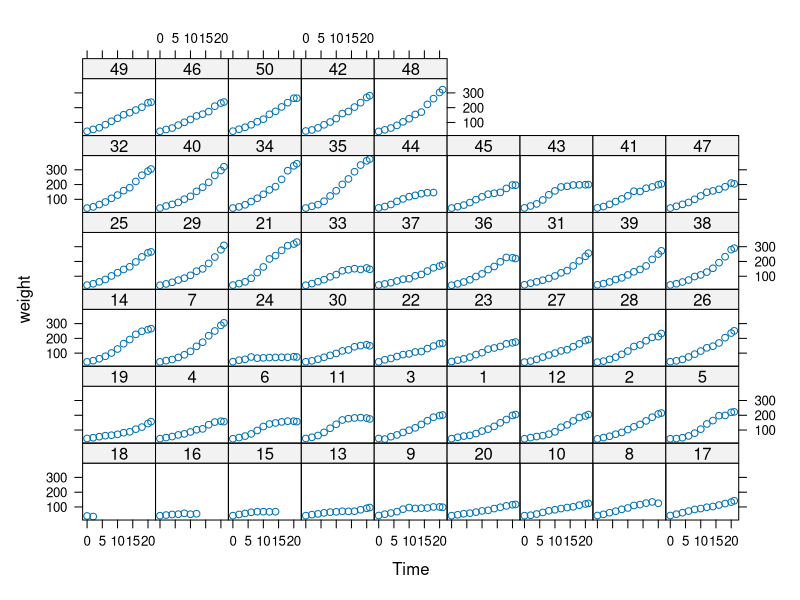

Write R code to recreate this figure. (Note: this script raises an error after producing the figure.)
## ---- chunk 1
data(ChickWeight)
## ---- chunk 2
print(lattice::xyplot(weight~Time|Chick, data=ChickWeight))
## ---- chunk 3
prior.m4a.1<-list(R=list(V=1e-7, nu=-2), G=list(G1=list(V=1, nu=1)))  
m4a.1<-MCMCglmm(weight~Diet+poly(Time,2,raw=TRUE), random=~Chick, data=ChickWeight, verbose=FALSE, pr=TRUE, prior=prior.m4a.1, saveX=TRUE, saveZ=TRUE)
## ---- chunk 4
pop.int<-posterior.mode(m4a.1$Sol[,1])
pop.slope<-posterior.mode(m4a.1$Sol[,5])
pop.quad<-posterior.mode(m4a.1$Sol[,6])
chick.int<-posterior.mode(m4a.1$Sol[,c(7:56)])
## ---- chunk 5
pos.time<-seq(0,21,length=100)
plot(pop.int+pop.slope*I(pos.time^1)+pop.quad*I(pos.time^2)~pos.time, type="l", lwd=2, ylim=c(-25,400))
for(i in 1:50){
lines(pop.int+chick.int[i]+pop.slope*I(pos.time^1)+pop.quad*I(pos.time^2)~pos.time, col="red", lty=2)
}
## ---- chunk 6
W.1<-cbind(m4a.1$X, m4a.1$Z) 
prediction.1<-W.1%*%posterior.mode(m4a.1$Sol)
print(lattice::xyplot(weight+prediction.1@x~Time|Chick, data=ChickWeight))
## ---- chunk 7
prior.m4a.2<-list(R=list(V=1e-7, nu=-2), G=list(G1=list(V=diag(2), nu=2))) # non-informative prior for the (co)variances
m4a.2<-MCMCglmm(weight~Diet+poly(Time,2, raw=TRUE), random=~us(1+Time):Chick, data=ChickWeight, verbose=FALSE, pr=TRUE, prior=prior.m4a.2, saveX=TRUE, saveZ=TRUE)
## ---- chunk 8
int.slope.cor<-m4a.2$VCV[,2]/sqrt(m4a.2$VCV[,1]*m4a.2$VCV[,4])
posterior.mode(int.slope.cor)
## ---- chunk 9
autocorr(int.slope.cor)
## ---- chunk 10
print(lattice::xyplot(weight+predict(m4a.2, marginal=NULL)~Time|Chick, data=ChickWeight))
## ---- chunk 11
prior.m4a.3<-list(R=list(V=1, nu=0.002), G=list(G1=list(V=diag(3), nu=3)))  # non-informative prior for the (co)variances
m4a.3<-MCMCglmm(weight~Diet+poly(Time,2,raw=TRUE), random=~us(1+poly(Time,2,raw=TRUE)):Chick, data=ChickWeight, verbose=FALSE, pr=TRUE, prior=prior.m4a.3, saveX=TRUE, saveZ=TRUE)
## ---- chunk 12
print(lattice::xyplot(weight+predict(m4a.3, marginal=NULL)~Time|Chick, data=ChickWeight))
## ---- chunk 13
m4a.1$DIC
m4a.2$DIC
m4a.3$DIC
## ---- chunk 14
library(lme4, warn.conflicts=FALSE)
m5a.1.REML<-lmer(weight~Diet+poly(Time,2, raw=TRUE)+(1|Chick), data=ChickWeight)
AIC(m5a.1.REML)
m5a.2.REML<-lmer(weight~Diet+poly(Time,2, raw=TRUE)+(poly(Time,1,raw=TRUE)|Chick), data=ChickWeight)
AIC(m5a.2.REML)
m5a.3.REML<-lmer(weight~Diet+poly(Time,2, raw=TRUE)+(poly(Time,2,raw=TRUE)|Chick), data=ChickWeight)
AIC(m5a.3.REML)
detach(package:lme4) # causes conflicts with coda
## ---- chunk 15
slope<-rnorm(30)
plot(0, type="n", xlim=c(-1,1), ylim=c(-3,3), ylab="y", xlab="Time")
for(i in 1:30){
lines(c(-1,1), c(-slope[i], slope[i]))
}
## ---- chunk 16
pos.time<-seq(0,21,length=100)
polynomial<-cbind(rep(1,100), poly(pos.time, 2, raw=TRUE))

beta.1<-c(posterior.mode(m4a.1$Sol[,1]),posterior.mode(m4a.1$Sol[,5]),posterior.mode(m4a.1$Sol[,6]))
beta.2<-c(posterior.mode(m4a.2$Sol[,1]),posterior.mode(m4a.2$Sol[,5]),posterior.mode(m4a.2$Sol[,6]))
beta.3<-c(posterior.mode(m4a.3$Sol[,1]),posterior.mode(m4a.3$Sol[,5]),posterior.mode(m4a.3$Sol[,6]))

VCV.1<-matrix(posterior.mode(m4a.1$VCV)[1],1,1)
VCV.2<-matrix(posterior.mode(m4a.2$VCV)[1:(2^2)],2,2)
VCV.3<-matrix(posterior.mode(m4a.3$VCV)[1:(3^2)],3,3)

units.1<-posterior.mode(m4a.1$VCV)[2]
units.2<-posterior.mode(m4a.2$VCV)[5]
units.3<-posterior.mode(m4a.3$VCV)[10]
## ---- chunk 17
plot(weight~Time, data=ChickWeight)

mu.1<-polynomial%*%beta.1
sd.1<-sqrt(units.1+diag(polynomial[,1,drop=FALSE]%*%VCV.1%*%t(polynomial[,1,drop=FALSE])))
lines(mu.1~pos.time)
lines(I(mu.1+1.96*sd.1)~pos.time, lty=2)
lines(I(mu.1-1.96*sd.1)~pos.time, lty=2)
## ---- chunk 18
plot(weight~Time, data=ChickWeight)

mu.2<-polynomial%*%beta.2
sd.2<-sqrt(units.2+diag(polynomial[,1:2,drop=FALSE]%*%VCV.2%*%t(polynomial[,1:2,drop=FALSE])))

lines(mu.2~pos.time)
lines(I(mu.2+1.96*sd.2)~pos.time, lty=2)
lines(I(mu.2-1.96*sd.2)~pos.time, lty=2)
## ---- chunk 19

plot(weight~Time, data=ChickWeight, ylim=c(-150,600))
mu.3<-polynomial%*%beta.3
sd.3<-sqrt(units.3+diag(polynomial[,1:3,drop=FALSE]%*%VCV.3%*%t(polynomial[,1:3,drop=FALSE])))

lines(mu.3~pos.time)
lines(I(mu.3+1.96*sd.3)~pos.time, lty=2)
lines(I(mu.3-1.96*sd.3)~pos.time, lty=2)
## ---- chunk 20
prior.m4b.1<-list(R=list(V=1e-7, nu=-2), G=list(G1=list(V=diag(2), nu=2))) 
m4b.1<-MCMCglmm(weight~Diet+poly(Time,2, raw=TRUE), random=~us(1+I(Time-3)):Chick, data=ChickWeight, verbose=FALSE, pr=TRUE, prior=prior.m4b.1, saveX=TRUE, saveZ=TRUE)
